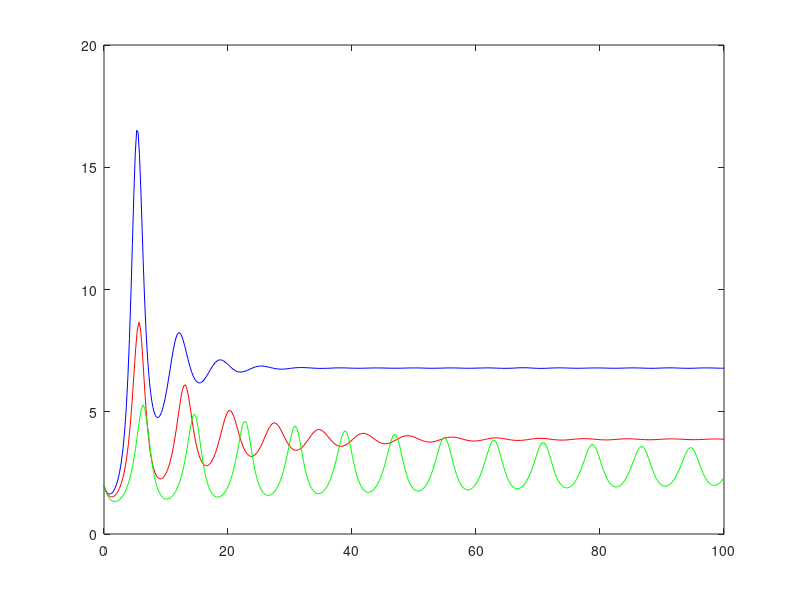

Write MATLAB code to recreate this figure. (Note: this script raises an error after producing the figure.)
function model
[T,Y]   = ode45(@Bqfun1,[0 100],[2 2]);
[T1,Y1] = ode45(@Bqfun2,[0 100],[2 2]);
[T2,Y2] = ode45(@Bqfun3,[0 100],[2 2]);

plot (T,Y(:,1),'b',T1,Y1(:,1),'r',T2,Y2(:,1),'g');
h=legend('c = 0.5','c = 0.7','c = 0.9',3)
xlabel('t');
ylabel('x');

function dy1 = Bqfun1(t,y)
dy1 = zeros(2,1);
r=2; K=50; theta=4; alpha=0.7; a=0.04; b=0.07; delta0=1; delta1=.3; c=0.5;
dy1=[(r*y(1)*(1-(y(1)/K))*((y(1))/(y(1)+theta))-(alpha*y(1)*y(2)/((1+a*y(1)+b*y(2)))))
    ((c*alpha*y(1)*y(2)/((1+a*y(1)+b*y(2))))-delta0*y(2)-delta1*y(2)*y(2))]

function dy2 = Bqfun2(t,y)
dy2 = zeros(2,1);
r=2; K=50; theta=4; alpha=0.7; a=0.04; b=0.07; delta0=1; delta1=.3; c=0.7;
dy2=[(r*y(1)*(1-(y(1)/K))*((y(1))/(y(1)+theta))-(alpha*y(1)*y(2)/((1+a*y(1)+b*y(2)))))
    ((c*alpha*y(1)*y(2)/((1+a*y(1)+b*y(2))))-delta0*y(2)-delta1*y(2)*y(2))]

function dy3 = Bqfun3(t,y)
dy3 = zeros(2,1);
r=2; K=50; theta=4; alpha=0.7; a=0.04; b=0.07; delta0=1; delta1=.3; c=0.9;
dy3=[(r*y(1)*(1-(y(1)/K))*((y(1))/(y(1)+theta))-(alpha*y(1)*y(2)/((1+a*y(1)+b*y(2)))))
    ((c*alpha*y(1)*y(2)/((1+a*y(1)+b*y(2))))-delta0*y(2)-delta1*y(2)*y(2))]